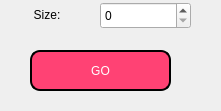
     <widget class="QWidget" name="page_8">
      <property name="geometry">
       <rect>
        <x>0</x>
        <y>0</y>
        <width>221</width>
        <height>111</height>
       </rect>
      </property>
      <attribute name="label">
       <string>Random List</string>
      </attribute>
      <widget class="QWidget" name="layoutWidget_4">
       <property name="geometry">
        <rect>
         <x>0</x>
         <y>0</y>
         <width>191</width>
         <height>31</height>
        </rect>
       </property>
       <layout class="QHBoxLayout" name="horizontalLayout_11">
        <item>
         <widget class="QLabel" name="size_random_create">
          <property name="text">
           <string>&lt;html&gt;&lt;head/&gt;&lt;body&gt;&lt;p align=&quot;center&quot;&gt;Size:&lt;/p&gt;&lt;/body&gt;&lt;/html&gt;</string>
          </property>
         </widget>
        </item>
        <item>
         <widget class="QSpinBox" name="spinBox_random">
          <property name="maximumSize">
           <size>
            <width>91</width>
            <height>27</height>
           </size>
          </property>
         </widget>
        </item>
       </layout>
      </widget>
      <widget class="QPushButton" name="go_random_create">
       <property name="geometry">
        <rect>
         <x>30</x>
         <y>50</y>
         <width>141</width>
         <height>41</height>
        </rect>
       </property>
       <property name="styleSheet">
        <string notr="true">font: 14pt &quot;MS Shell Dlg 2&quot;;
border-style: outset;
border-width: 2px;
background-color: rgb(255, 66, 116);
border-radius:10px;
color: rgb(255, 255, 255);
border-color:black ;
padding: 10px;
</string>
       </property>
       <property name="text">
        <string>GO</string>
       </property>
      </widget>
     </widget>
